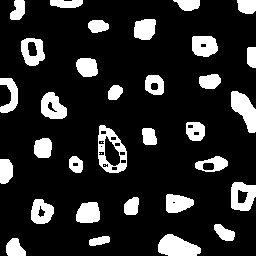
//> input picture Codigos/3-Preenchendo_regiões/Exercícios/bolhas2.png, 256 x 256 px
$ ./labeling2 bolhas2.png   (built with g++ and OpenCV 4)
//> lines starting //> are read from the running program, lines starting //| are printed output that depends on the picture; after the words box and inside, x2 and y2 are one past the last pixel; in counts of white or black regions, pixels touching at a corner belong together
#include <iostream>
#include <opencv2/opencv.hpp>

using namespace cv;
using namespace std;

int main(int argc, char** argv){
  Mat image;  //Matriz que guarda a imagem
  int width, height; //valores da largura e altura da imagem
  int bolhasComFuros = 0;   //numero de bolhas completas (bolhas com furos e borda completa)
  int bolhasImcompletas = 0; //numero de bolhas incompletas
  int bolhas = 0; //numero de bolhas com e sem buracos

  // Variável do tipo `CvPoint`, onde a mesma cria um ponto permite acesso às suas coordenadas `x` e `y`.
  CvPoint p;

  image = imread(argv[1],CV_LOAD_IMAGE_GRAYSCALE);
//> image: 256 rows x 256 cols, CV_8UC1; 16.2% white; 35 white regions (3 under 20 px), largest, box (x1, y1, x2, y2) and area: (158, 234, 201, 256) 669, (98, 125, 127, 173) 657, (231, 91, 256, 133) 613

  if(!image.data)
  {
    cout << "A imagem não pode ser carregada" << endl;
    return(-1);
  }

  width=image.size().width;
//> width = 256
  height=image.size().height;
//> height = 256

  p.x=0;
  p.y=0;


  imshow("image", image);
  waitKey();

  //Eliminando as bolhas da borda da primeira coluna
  for(int i=0; i<height; i++)
  {
    for(int j=0; j<1; j++)
    {
      if(image.at<uchar>(i,j) == 255)
      {
        // achou um objeto
        bolhasImcompletas++;
        p.x=j;
        p.y=i;
        floodFill(image,p,0); //pinta de preto
      }
    }
  }
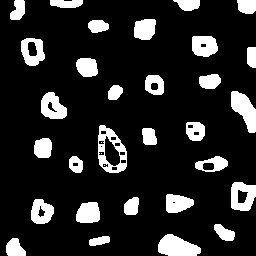
//> image: 256 rows x 256 cols, CV_8UC1; 15.2% white; 33 white regions (3 under 20 px), largest, box (x1, y1, x2, y2) and area: (158, 234, 201, 256) 669, (98, 125, 127, 173) 657, (231, 91, 256, 133) 613
//> after the loop, bolhasImcompletas = 2

  //Eliminando as bolhas da borda da ultima coluna
  for(int i=0; i<height; i++)
  {
    for(int j=width; j >= width-1; j--)
    {
      if(image.at<uchar>(i,j) == 255)
      {
        // achou um objeto
        bolhasImcompletas++;
        p.x=j;
        p.y=i;
        floodFill(image,p,0); //pinta de preto
      }
    }
  }
//> this loop made 256 passes
//> bolhasImcompletas on passes 1 to 3: 3, 3, 3
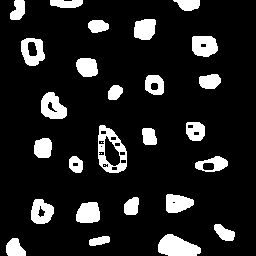
//> image: 256 rows x 256 cols, CV_8UC1; 12.9% white; 29 white regions (3 under 20 px), largest, box (x1, y1, x2, y2) and area: (158, 234, 201, 256) 669, (98, 125, 127, 173) 657, (41, 92, 67, 119) 481
//> after the loop, bolhasImcompletas = 6

  //Eliminando as bolhas da borda da primeira linha
  for(int i=0; i<1; i++)
  {
    for(int j=0; j<width; j++)
    {
      if(image.at<uchar>(i,j) == 255)
      {
        // achou um objeto
        bolhasImcompletas++;
        p.x=j;
        p.y=i;
        floodFill(image,p,0); //pinta de preto
      }
    }
  }
//> this loop made 1 pass
//> bolhasImcompletas on pass 1: 9
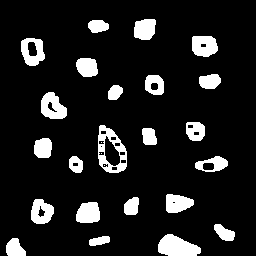
//> image: 256 rows x 256 cols, CV_8UC1; 11.9% white; 26 white regions (3 under 20 px), largest, box (x1, y1, x2, y2) and area: (158, 234, 201, 256) 669, (98, 125, 127, 173) 657, (41, 92, 67, 119) 481
//> after the loop, bolhasImcompletas = 9

  //Eliminando as bolhas da borda da ultima linha
  for(int i=height; i>=height-1; i--)
  {
    for(int j=0; j<width; j++)
    {
      if(image.at<uchar>(i,j) == 255)
      {
        // achou um objeto
        bolhasImcompletas++;
        p.x=j;
        p.y=i;
        floodFill(image,p,0); //pinta de preto
      }
    }
  }
//> this loop made 2 passes
//> bolhasImcompletas on passes 1 to 2: 9, 11
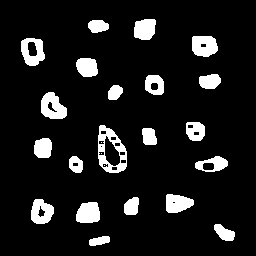
//> image: 256 rows x 256 cols, CV_8UC1; 10.4% white; 24 white regions (3 under 20 px), largest, box (x1, y1, x2, y2) and area: (98, 125, 127, 173) 657, (41, 92, 67, 119) 481, (192, 36, 218, 57) 452
//> after the loop, bolhasImcompletas = 11


  imshow("image", image);
  waitKey();

  //pintando o fundo da imagem
  floodFill(image,p,100);
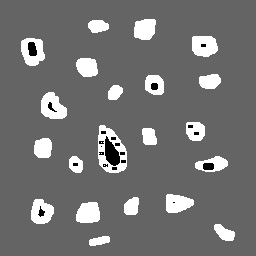
//> image: 256 rows x 256 cols, CV_8UC1; min 0, max 255, mean 115
//> p = Point(168, 255)

  imshow("image", image);
  waitKey();

 //pintando o fundo das bolhas com furos com a mesma cor do fundo da imagem
  for(int i=0; i<height; i++)
  {
    for(int j=0; j<width; j++)
    {
      if(image.at<uchar>(i,j) == 0)
      {
        // achou uma bolha
        bolhasComFuros++;
        p.x=j;
        p.y=i;
        floodFill(image,p,100);
      }
    }
  }
//> this loop made 256 passes
//> bolhasComFuros on passes 1 to 3: 0, 0, 0
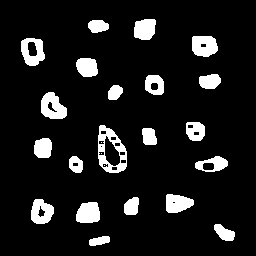
//> image: 256 rows x 256 cols, CV_8UC1; values 100 (black) and 255 (white), 10.4% white; 24 white regions (3 under 20 px), largest, box (x1, y1, x2, y2) and area: (98, 125, 127, 173) 657, (41, 92, 67, 119) 481, (192, 36, 218, 57) 452
//> after the loop, bolhasComFuros = 21

  imshow("image", image);
  waitKey();


  //pintando todas as bolhas
  for(int i=0; i<height; i++)
  {
    for(int j=0; j<width; j++)
    {
      if(image.at<uchar>(i,j) == 255)
      {
        // achou uma bolha
        bolhas++;
        p.x=j;
        p.y=i;
        floodFill(image,p,0);
      }
    }
  }
//> this loop made 256 passes
//> after the loop, bolhas = 24

  imshow("image", image);
  imwrite("labeling.png", image);
  waitKey();

  cout << endl;
  cout << ">Numero de bolhas completas encontradas: " << bolhas - bolhasComFuros <<  endl;
//| >Numero de bolhas completas encontradas: 3
  cout << ">Numero de bolhas com furos encontradas: " << bolhasComFuros <<  endl;
//| >Numero de bolhas com furos encontradas: 21
  cout << ">Numero de bolhas incompletas encontradas: " << bolhasImcompletas <<  endl;
//| >Numero de bolhas incompletas encontradas: 11
  cout << ">Total de bolhas: " << bolhasImcompletas + bolhasComFuros + (bolhas - bolhasComFuros) <<  endl;
//| >Total de bolhas: 35
  return 0;
}
